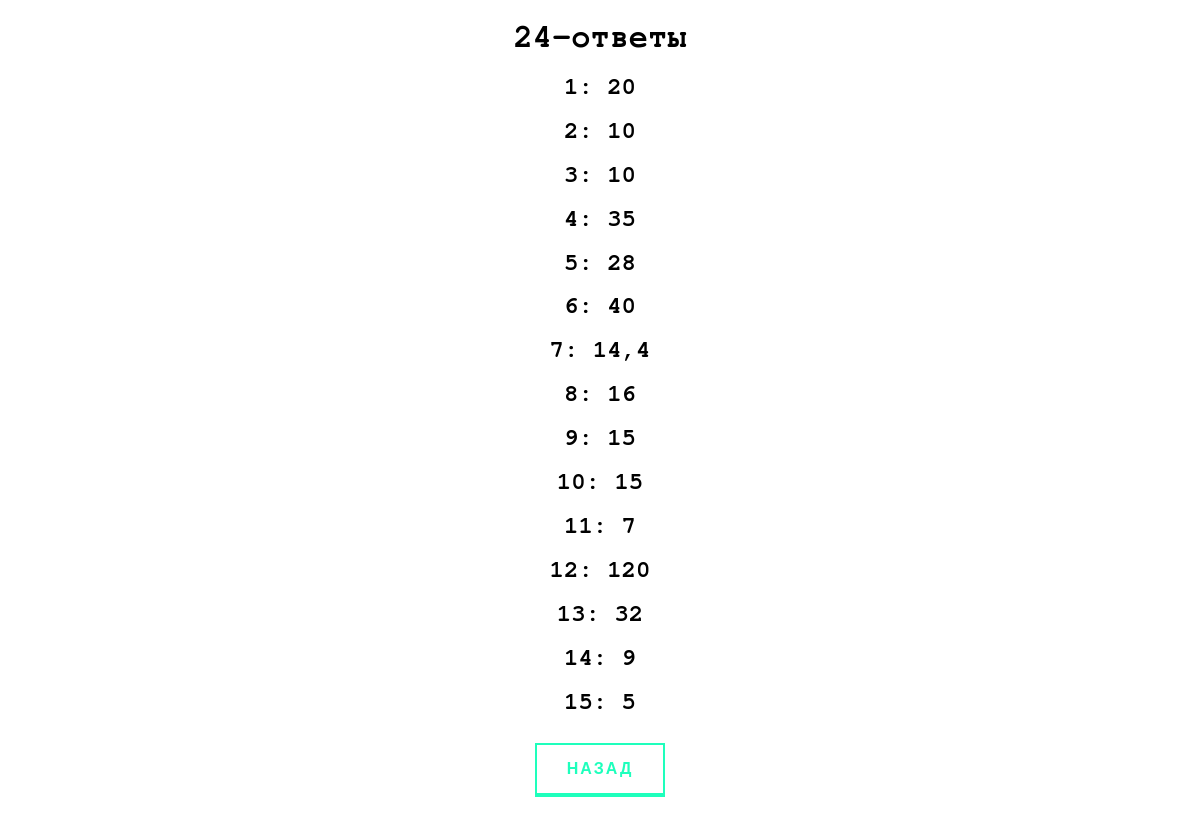
The app's page /24/answers with its own data.
### tables this page shows
CREATE TABLE `24` (
	`ID`	INTEGER NOT NULL PRIMARY KEY AUTOINCREMENT UNIQUE,
	`task`	TEXT NOT NULL,
	`answer`	TEXT NOT NULL
);

### main.py (the view)
@app.route('/24/answers')
def fourth_ans():
    con = sqlite3.connect("tasks.db")
    cur = con.cursor()
    string = """SELECT * FROM '24'"""
    res = cur.execute(string).fetchall()
    result = [elem[2] for elem in res]
    answer_1, answer_2, answer_3, answer_4, answer_5, answer_6, answer_7, answer_8, answer_9, answer_10, answer_11, \
        answer_12, answer_13, answer_14, answer_15 = result
    con.close()
    return render_template('24_ans.html', link=url_for('static', filename='css/style.css'), ans_1=answer_1,
                           ans_2=answer_2, ans_3=answer_3, ans_4=answer_4, ans_5=answer_5, ans_6=answer_6,
                           ans_7=answer_7, ans_8=answer_8, ans_9=answer_9, ans_10=answer_10, ans_11=answer_11,
                           ans_12=answer_12, ans_13=answer_13, ans_14=answer_14, ans_15=answer_15)

### templates/24_ans.html (shortened to what this page needs)
<!doctype html>
<html lang="en">
<head>
    <link rel="stylesheet" type="text/css" href={{link}} />
</head>
<body>
<h1>24-ответы</h1>
<h2>1: {{ans_1}}</h2>
<h2>2: {{ans_2}}</h2>
<h2>3: {{ans_3}}</h2>
<h2>4: {{ans_4}}</h2>
<h2>5: {{ans_5}}</h2>
<h2>6: {{ans_6}}</h2>
<h2>7: {{ans_7}}</h2>
<h2>8: {{ans_8}}</h2>
<h2>9: {{ans_9}}</h2>
<h2>10: {{ans_10}}</h2>
<h2>11: {{ans_11}}</h2>
<h2>12: {{ans_12}}</h2>
<h2>13: {{ans_13}}</h2>
<h2>14: {{ans_14}}</h2>
<h2>15: {{ans_15}}</h2>
<p>
    <a href="/24">Назад</a>
</p>
</body>
</html>

### static/css/style.css (style rules this page uses)
h1 { font-family: 'FreeMono', sans-serif; text-align: center; font-weight: bold }
h2 { font-family: 'FreeMono', sans-serif; text-align: center; }
p { text-align: center }
body { background: url(https://html5book.ru/wp-content/uploads/2015/10/background54.png) }
a { text-decoration: none; outline: none; display: inline-block; margin: 10px 20px; padding: 15px 30px; overflow: hidden; border: 2px solid; border-bottom-width: 4px; font-family: 'Montserrat', sans-serif; text-transform: uppercase; font-weight: bold; letter-spacing: 2px; color: rgba(30,255,188,1); background: rgba(255,255,255,1); transition: color .3s, background .5s; }

### records on screen
24: answer "20"
24: answer "10"
24: answer "10"
24: answer "35"
24: answer "28"
24: answer "40"
24: answer "14,4"
24: answer "16"
24: answer "15"
24: answer "15"
24: answer "120"
24: answer "32"

### other values on screen
{{ ans_11 }} "7"
{{ ans_14 }} "9"
{{ ans_15 }} "5"
